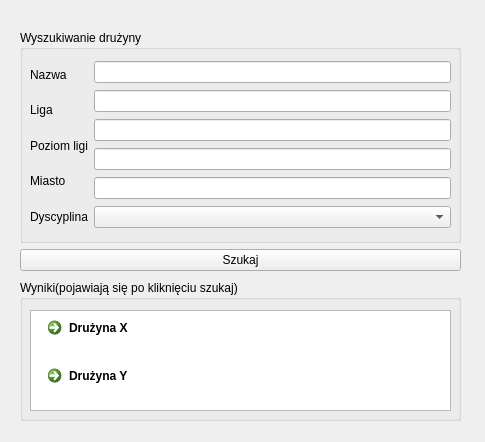
<?xml version="1.0" encoding="UTF-8"?>
<ui version="4.0">
 <class>wyszukaj_druzyne</class>
 <widget class="QDialog" name="wyszukaj_druzyne">
  <property name="geometry">
   <rect>
    <x>0</x>
    <y>0</y>
    <width>485</width>
    <height>442</height>
   </rect>
  </property>
  <property name="windowTitle">
   <string>Dialog</string>
  </property>
  <widget class="QGroupBox" name="groupBox_6">
   <property name="geometry">
    <rect>
     <x>20</x>
     <y>280</y>
     <width>441</width>
     <height>141</height>
    </rect>
   </property>
   <property name="title">
    <string>Wyniki(pojawiają się po kliknięciu szukaj)</string>
   </property>
   <widget class="QListView" name="listView_2">
    <property name="geometry">
     <rect>
      <x>10</x>
      <y>30</y>
      <width>421</width>
      <height>101</height>
     </rect>
    </property>
   </widget>
   <widget class="QWidget" name="layoutWidget">
    <property name="geometry">
     <rect>
      <x>20</x>
      <y>30</y>
      <width>174</width>
      <height>89</height>
     </rect>
    </property>
    <layout class="QVBoxLayout" name="verticalLayout_25">
     <item>
      <widget class="QCommandLinkButton" name="commandLinkButton_4">
       <property name="text">
        <string>Drużyna X</string>
       </property>
      </widget>
     </item>
     <item>
      <widget class="QCommandLinkButton" name="commandLinkButton_5">
       <property name="text">
        <string>Drużyna Y</string>
       </property>
      </widget>
     </item>
    </layout>
   </widget>
  </widget>
  <widget class="QWidget" name="layoutWidget_5">
   <property name="geometry">
    <rect>
     <x>20</x>
     <y>30</y>
     <width>441</width>
     <height>241</height>
    </rect>
   </property>
   <layout class="QVBoxLayout" name="verticalLayout_8">
    <item>
     <widget class="QGroupBox" name="groupBox_4">
      <property name="title">
       <string>Wyszukiwanie drużyny</string>
      </property>
      <widget class="QWidget" name="layoutWidget_6">
       <property name="geometry">
        <rect>
         <x>10</x>
         <y>30</y>
         <width>421</width>
         <height>171</height>
        </rect>
       </property>
       <layout class="QHBoxLayout" name="horizontalLayout_3">
        <item>
         <layout class="QVBoxLayout" name="verticalLayout_9">
          <item>
           <widget class="QLabel" name="label_12">
            <property name="text">
             <string>Nazwa</string>
            </property>
           </widget>
          </item>
          <item>
           <widget class="QLabel" name="label_14">
            <property name="text">
             <string>Liga</string>
            </property>
           </widget>
          </item>
          <item>
           <widget class="QLabel" name="label_21">
            <property name="text">
             <string>Poziom ligi</string>
            </property>
           </widget>
          </item>
          <item>
           <widget class="QLabel" name="label_18">
            <property name="text">
             <string>Miasto</string>
            </property>
           </widget>
          </item>
          <item>
           <widget class="QLabel" name="label_13">
            <property name="text">
             <string>Dyscyplina</string>
            </property>
           </widget>
          </item>
         </layout>
        </item>
        <item>
         <layout class="QVBoxLayout" name="verticalLayout_10">
          <item>
           <widget class="QLineEdit" name="lineEdit_11"/>
          </item>
          <item>
           <widget class="QLineEdit" name="lineEdit_10"/>
          </item>
          <item>
           <widget class="QLineEdit" name="lineEdit_16"/>
          </item>
          <item>
           <widget class="QLineEdit" name="lineEdit_15"/>
          </item>
          <item>
           <widget class="QLineEdit" name="lineEdit_14"/>
          </item>
          <item>
           <widget class="QComboBox" name="comboBox_2"/>
          </item>
         </layout>
        </item>
       </layout>
      </widget>
     </widget>
    </item>
    <item>
     <widget class="QPushButton" name="pushButton_3">
      <property name="text">
       <string>Szukaj</string>
      </property>
     </widget>
    </item>
   </layout>
  </widget>
 </widget>
 <resources/>
 <connections/>
</ui>
